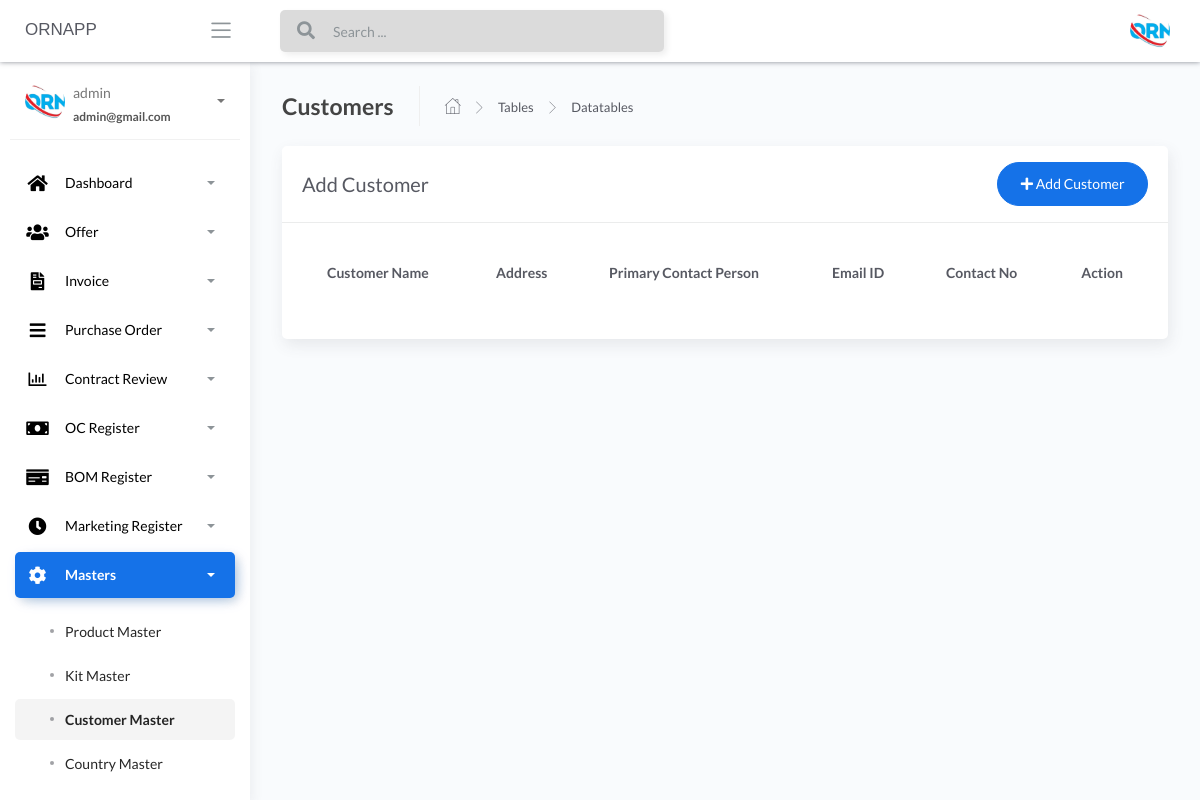
/Customer-masters (signed in), run on an earlier commit of the app's database.
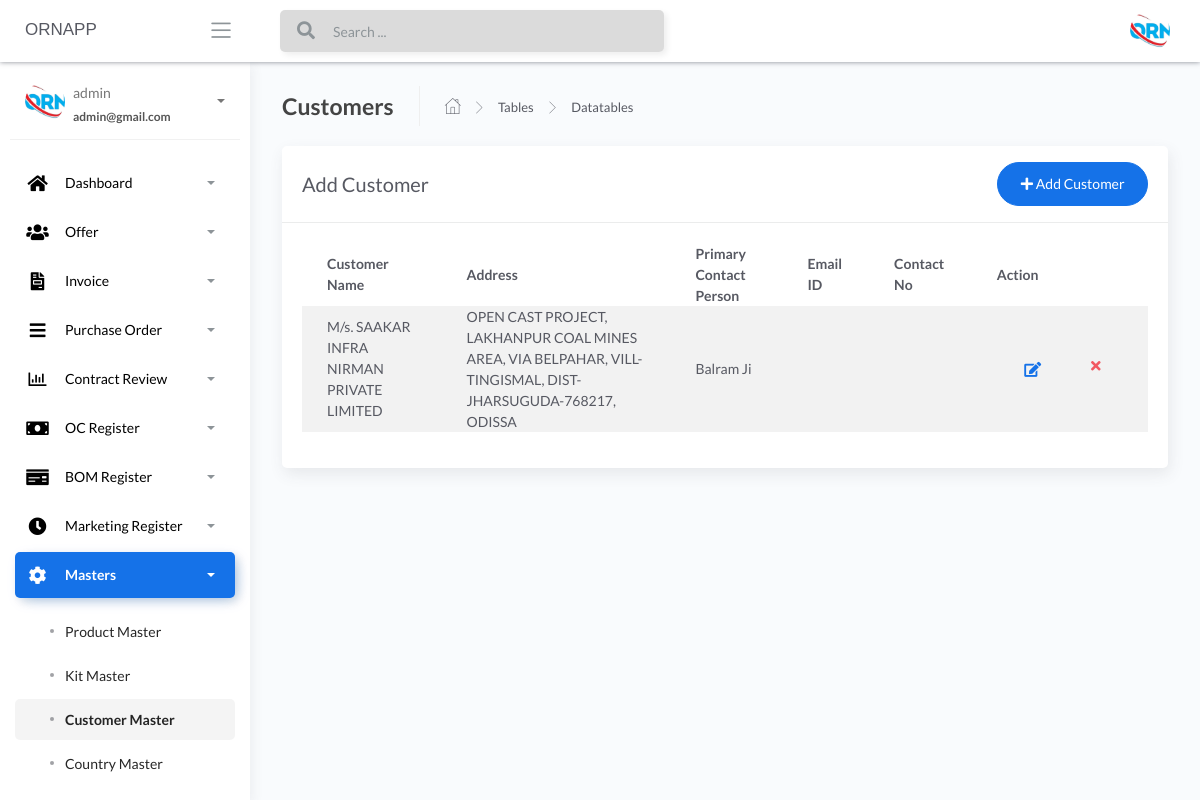
And on a later commit of the database.
### apps/home/models.py (models this page shows, shortened)
class CustomerMaster(db.Model):
    __tablename__ = "customermaster"
    id = db.Column(db.Integer, primary_key=True)
    customer_name = db.Column(db.String())
    primary_contact_name = db.Column(db.String())
    secondary_contact_name = db.Column(db.String())
    email_id = db.Column(db.String())
    contact_number = db.Column(db.INT())
    pan_number = db.Column(db.String())
    gst_number = db.Column(db.String())
    address = db.Column(db.String())
    customer_country_name = db.Column(db.String())
    customer_state_name = db.Column(db.String())
    customer_city_name = db.Column(db.String())

### apps/home/routes.py (the view, shortened to what this page needs)
@blueprint.route('/Customer-masters', methods=['GET', 'POST'])
@login_required
def Customer_masters():
    if request.method == 'GET':
        users = CustomerMaster.query.all()
        city_master = CityMaster.query.all()
        state_masters = StateMaster.query.all()
        country_master = CountryMaster.query.all()
        return render_template('home/Customer-masters.html',users=users,city_master=city_master,state_masters=state_masters,
                               country_master=country_master, segment='Customer-masters')

### apps/__init__.py (called while the page is built)
def configure_database(app):
    @app.before_first_request
    def initialize_database():
        db.create_all()
    @app.teardown_request
    def shutdown_session(exception=None):
        db.session.remove()

### apps/authentication/models.py (called while the page is built)
@login_manager.user_loader
def user_loader(id):
    return Users.query.filter_by(id=id).first()

### apps/templates/home/Customer-masters.html (shortened to what this page needs)
{% extends "layouts/base.html" %}
{% block content %}
	<div class="content">
		<div class="page-inner">
			<div class="page-header">
				<h4 class="page-title">Customers</h4>
				<ul class="breadcrumbs">
					<li class="nav-home">
						<a href="#">
							<i class="flaticon-home"></i>
						</a>
					</li>
					<li class="separator">
						<i class="flaticon-right-arrow"></i>
					</li>
					<li class="nav-item">
						<a href="#">Tables</a>
					</li>
					<li class="separator">
						<i class="flaticon-right-arrow"></i>
					</li>
					<li class="nav-item">
						<a href="#">Datatables</a>
					</li>
				</ul>
			</div>
			<div class="row">
				<div class="col-md-12">
					<div class="card">
						<div class="card-header">
							<div class="d-flex align-items-center">
								<h4 class="card-title">Add Customer</h4>
								<button class="btn btn-primary btn-round ml-auto" data-toggle="modal" data-target="#addRowModal">
									<i class="fa fa-plus"></i>
									Add Customer
								</button>
							</div>
						</div>
						<div class="card-body">
							<div class="table-responsive">
								<table id="add-row" class="display table table-striped table-hover" >
									<thead>
										<tr>
											<th>Customer Name</th>
											<th>Address</th>
                                            <th>Primary Contact Person</th>
											<th>Email ID</th>
											<th>Contact No</th>
											<th style="width: 10%">Action</th>
										</tr>
									</thead>
									<tbody>
									{% for user in users %}
											<tr
											{% if loop.index %2==0 %}
											{% else %}
											{% endif %}
											>
											<td>{{user.customer_name}}</td>
											<td>{{user.address}}</td>
											<td>{{user.primary_contact_name}}</td>
											<td>{{user.email_id}}</td>
											<td>{{user.contact_number}}</td>
											<td>
											<div class="form-button-action">
											<span style="font-size: 24px;color:green;">
											<a href="/{{user.id}}/editcustomer" type="button" data-toggle="tooltip" title="" class="btn btn-link btn-primary btn-lg" data-original-title="Edit Task"> <i class="fas fa-edit" ></i></a>
											</span>
											<span style="font-size: 24px;color:red;">
											<a href="/{{user.id}}/deletecustomer" type="button" data-toggle="tooltip" title="" class="btn btn-link btn-danger" data-original-title="Remove"> <i class="fas fa-times"></i></a>
											</span>
											</div>
											</td>
										</tr>
									{% endfor %}
									</tbody>
								</table>
							</div>
						</div>
					</div>
				</div>
			</div>
		</div>
	</div>
{% endblock content %}

What changed in the data, as far as the page shows it:
added CustomerMaster: customer_name "M/s. SAAKAR INFRA NIRMAN PRIVATE LIMITED", address "OPEN CAST PROJECT, LAKHANPUR COAL MINES AREA, VIA BELPAHAR, VILL-TINGISMAL, DIST-JHARSUGUDA-768217, ODISSA", primary_contact_name "Balram Ji"
